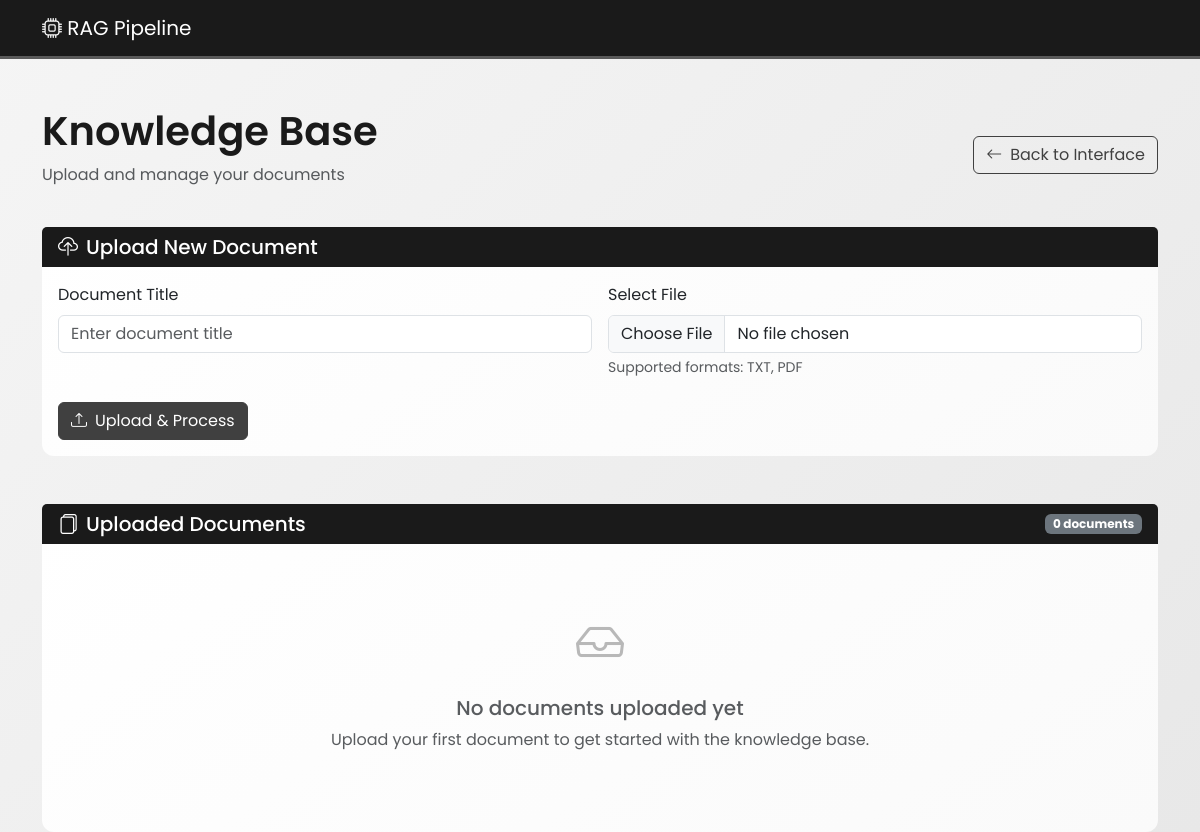
The app's page /knowledge-base/, older data.
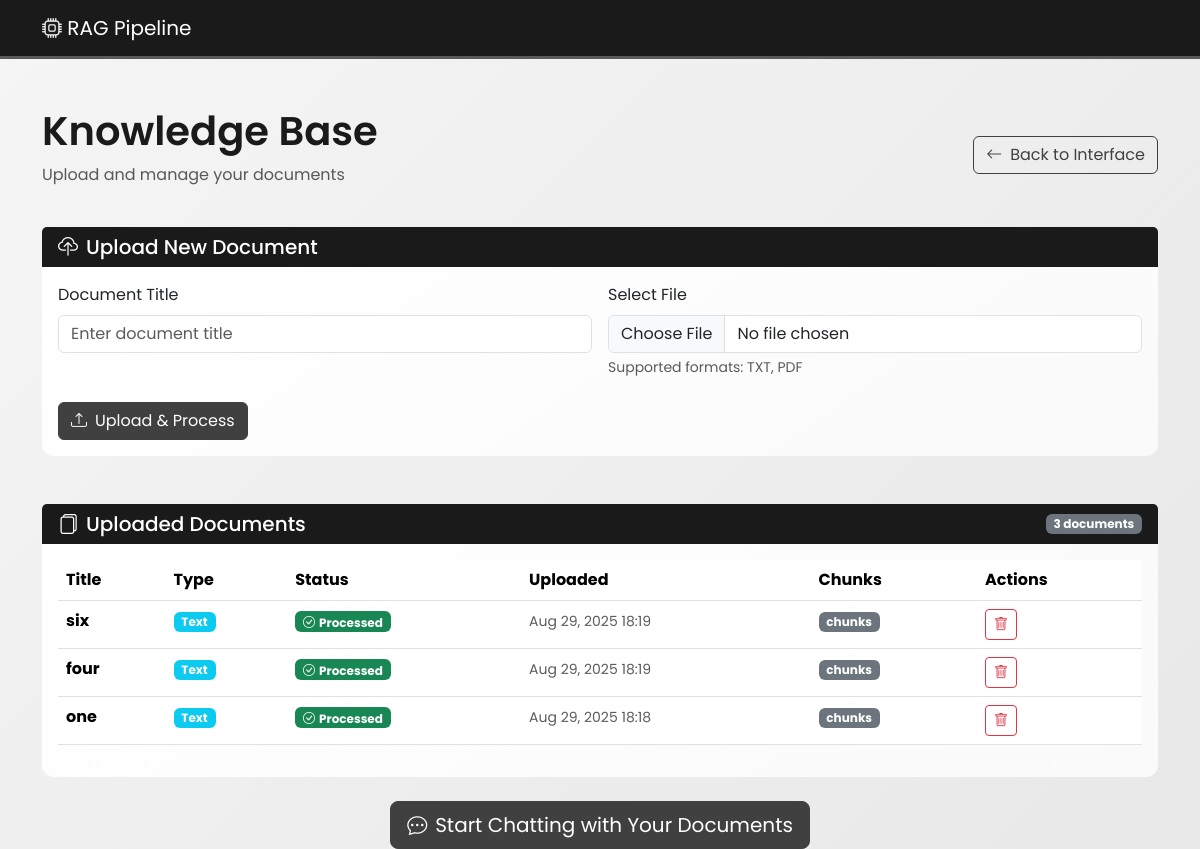
The same page, newer data.
### ragAPP/models.py (models this page shows, shortened)
class Document(models.Model):
    title = models.CharField(max_length=255)
    file_type = models.CharField(max_length=10, choices=[('txt', 'Text'), ('pdf', 'PDF')])
    content = models.TextField()
    uploaded_at = models.DateTimeField(auto_now_add=True)
    processed = models.BooleanField(default=False)

### ragAPP/views.py (the view, shortened to what this page needs)
# urls.py: path("knowledge-base/", views.knowledge_base, name="knowledge_base"),
def knowledge_base(request: HttpRequest):
    documents = Document.objects.all().order_by('-uploaded_at')
    message = None
    error = None
    context = {
        "documents": documents,
        "message": message,
        "error": error,
    }
    return render(request, "ragAPP/knowledge_base.html", context)

### ragAPP/templates/ragAPP/knowledge_base.html (shortened to what the changed rows need)
{% extends 'ragAPP/base.html' %}
{% block content %}
<div class="row mb-4">
  <div class="col-12">
    <div class="d-flex justify-content-between align-items-center">
      <div>
        <h1 class="display-6 step-title mb-2">Knowledge Base</h1>
      </div>
    </div>
  </div>
</div>
<div class="row">
  <div class="col-12">
    <div class="card step-card">
      <div class="card-header d-flex justify-content-between align-items-center">
        <h5 class="mb-0"><i class="bi bi-files me-2"></i>Uploaded Documents</h5>
        <span class="badge bg-secondary">{{ documents.count }} document{{ documents.count|pluralize }}</span>
      </div>
      <div class="card-body">
        {% if documents %}
          <div class="table-responsive">
            <table class="table table-hover">
              <thead>
                <tr>
                  <th>Title</th>
                  <th>Type</th>
                  <th>Status</th>
                  <th>Uploaded</th>
                  <th>Chunks</th>
                  <th>Actions</th>
                </tr>
              </thead>
              <tbody>
                {% for document in documents %}
                <tr>
                  <td>
                    <strong>{{ document.title }}</strong>
                  </td>
                  <td>
                    <span class="badge bg-info">{{ document.get_file_type_display }}</span>
                  </td>
                  <td>
                    {% if document.processed %}
                      <span class="badge bg-success">
                        <i class="bi bi-check-circle me-1"></i>Processed
                      </span>
                    {% else %}
                      <span class="badge bg-warning">
                        <i class="bi bi-clock me-1"></i>Processing
                      </span>
                    {% endif %}
                  </td>
                  <td>
                    <small class="text-muted">{{ document.uploaded_at|date:"M d, Y H:i" }}</small>
                  </td>
                  <td>
                    <span class="badge bg-secondary">{{ document.chunks.count }} chunks</span>
                  </td>
                  <td>
                    <form method="post" class="d-inline" onsubmit="return confirm('Are you sure you want to delete this document?');">
                      <button type="submit" class="btn btn-sm btn-outline-danger">
                        <i class="bi bi-trash"></i>
                      </button>
                    </form>
                  </td>
                </tr>
                {% endfor %}
              </tbody>
            </table>
          </div>
        {% else %}
          <div class="text-center py-5">
            <i class="bi bi-inbox" style="font-size: 3rem; color: var(--color-light);"></i>
            <h5 class="mt-3 text-muted">No documents uploaded yet</h5>
            <p class="text-muted">Upload your first document to get started with the knowledge base.</p>
          </div>
        {% endif %}
      </div>
    </div>
  </div>
</div>
{% if documents %}
<div class="row mt-4">
  <div class="col-12 text-center">
    <a href="{% url 'chat_interface' %}" class="btn btn-primary btn-lg">
      <i class="bi bi-chat-dots me-2"></i>Start Chatting with Your Documents
    </a>
  </div>
</div>
{% endif %}
{% endblock %}

Row changes from the older to the newer data that the page shows:
added Document: title "six", file_type "Text", processed True (drawn), uploaded_at "Aug 29, 2025 18:19"
added Document: title "four", file_type "Text", processed True (drawn), uploaded_at "Aug 29, 2025 18:19"
added Document: title "one", file_type "Text", processed True (drawn), uploaded_at "Aug 29, 2025 18:18"
Text that changed along with them:
{{ documents.count }}: "0" → "3"
text no longer shown: "No documents uploaded yet Upload your first document to get started with the knowledge base."
text now shown: "Title Type Status Uploaded Chunks Actions Start Chatting with Your Documents"
